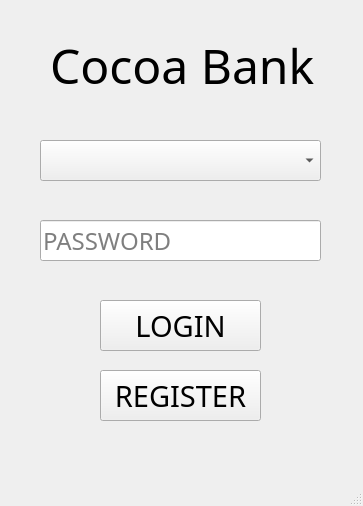
<?xml version="1.0" encoding="UTF-8"?>
<ui version="4.0">
 <class>MainWindow</class>
 <widget class="QMainWindow" name="MainWindow">
  <property name="geometry">
   <rect>
    <x>0</x>
    <y>0</y>
    <width>363</width>
    <height>506</height>
   </rect>
  </property>
  <property name="font">
   <font>
    <family>Malgun Gothic</family>
    <pointsize>11</pointsize>
   </font>
  </property>
  <property name="windowTitle">
   <string>Cocoa Bank Login</string>
  </property>
  <widget class="QWidget" name="centralwidget">
   <widget class="QLineEdit" name="txt_password">
    <property name="geometry">
     <rect>
      <x>40</x>
      <y>220</y>
      <width>281</width>
      <height>41</height>
     </rect>
    </property>
    <property name="font">
     <font>
      <family>Malgun Gothic</family>
      <pointsize>18</pointsize>
     </font>
    </property>
    <property name="inputMask">
     <string/>
    </property>
    <property name="text">
     <string/>
    </property>
    <property name="maxLength">
     <number>32767</number>
    </property>
    <property name="echoMode">
     <enum>QLineEdit::Password</enum>
    </property>
    <property name="placeholderText">
     <string>PASSWORD</string>
    </property>
   </widget>
   <widget class="QPushButton" name="btn_login">
    <property name="geometry">
     <rect>
      <x>100</x>
      <y>300</y>
      <width>161</width>
      <height>51</height>
     </rect>
    </property>
    <property name="font">
     <font>
      <family>Malgun Gothic</family>
      <pointsize>22</pointsize>
     </font>
    </property>
    <property name="text">
     <string>LOGIN</string>
    </property>
   </widget>
   <widget class="QPushButton" name="btn_register">
    <property name="geometry">
     <rect>
      <x>100</x>
      <y>370</y>
      <width>161</width>
      <height>51</height>
     </rect>
    </property>
    <property name="font">
     <font>
      <family>Malgun Gothic</family>
      <pointsize>22</pointsize>
     </font>
    </property>
    <property name="text">
     <string>REGISTER</string>
    </property>
   </widget>
   <widget class="QComboBox" name="combo_account">
    <property name="geometry">
     <rect>
      <x>40</x>
      <y>140</y>
      <width>281</width>
      <height>41</height>
     </rect>
    </property>
    <property name="font">
     <font>
      <family>Malgun Gothic</family>
      <pointsize>18</pointsize>
     </font>
    </property>
   </widget>
   <widget class="QLabel" name="label">
    <property name="geometry">
     <rect>
      <x>50</x>
      <y>40</y>
      <width>271</width>
      <height>51</height>
     </rect>
    </property>
    <property name="font">
     <font>
      <family>Malgun Gothic</family>
      <pointsize>36</pointsize>
     </font>
    </property>
    <property name="text">
     <string>Cocoa Bank</string>
    </property>
   </widget>
  </widget>
  <widget class="QMenuBar" name="menubar">
   <property name="geometry">
    <rect>
     <x>0</x>
     <y>0</y>
     <width>363</width>
     <height>26</height>
    </rect>
   </property>
  </widget>
  <widget class="QStatusBar" name="statusbar"/>
 </widget>
 <resources/>
 <connections/>
</ui>
